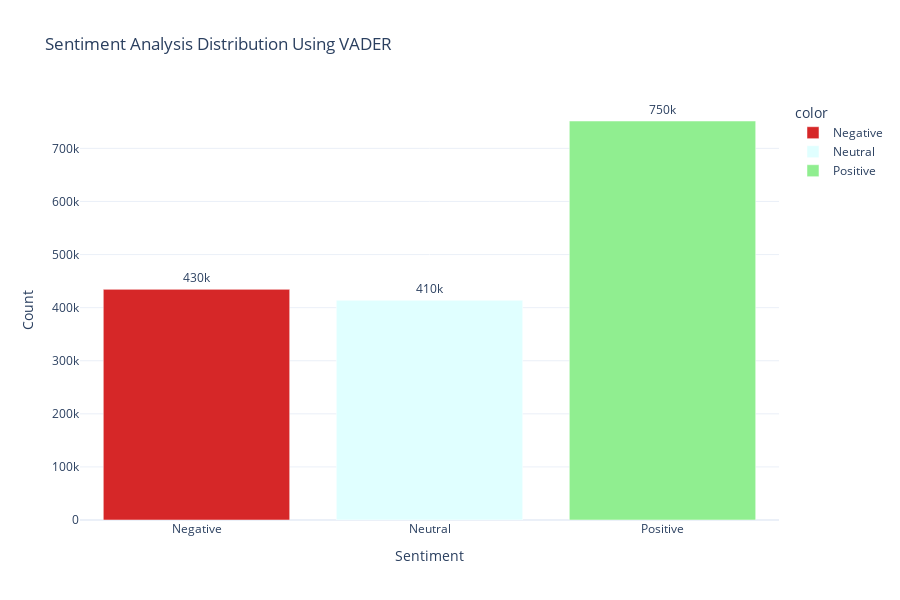

The cell this chart's notebook holds for it:
### Markdown cell above
#### Visualization of Sentiment Analysis Distribution - VADER

### Code cell
import plotly.express as px
import pandas as pd

# Create a temporary series for binning sentiment scores for plotting
sent_df = temp_df['vader_sentiment'].copy()

# Binning the sentiment scores for plotting
sentiment_categories = pd.cut(sent_df, bins=[-1, -0.01, 0.01, 1], labels=['Negative', 'Neutral', 'Positive'])
sentiment_counts = sentiment_categories.value_counts()

# Sorting index to ensure the sentiments are plotted in logical order
sentiment_counts = sentiment_counts.reindex(['Negative', 'Neutral', 'Positive'])

# Create a bar chart using Plotly
fig = px.bar(x=sentiment_counts.index, y=sentiment_counts.values,
             labels={'x': 'Sentiment', 'y': 'Count'},
             title='Sentiment Analysis Distribution Using VADER',
             text=sentiment_counts.values,
             color=sentiment_counts.index,
             color_discrete_map={'Negative': '#D62728', 'Neutral': 'lightcyan', 'Positive': 'lightgreen'})

# Add customizations
fig.update_traces(texttemplate='%{text:.2s}', textposition='outside')
fig.update_layout(uniformtext_minsize=8, uniformtext_mode='hide',
                  template='plotly_white',  
                  width=900,  
                  height=600)  
fig.show()

# Print the number of counts for each sentiment, formatted
print("Sentiment Counts:")
for sentiment, count in sentiment_counts.items():
    print(f"{sentiment} Sentiment: {count} occurrences")

### Figure 1 — Plotly figure (JSON) as saved in the notebook; plotly's stock layout.template omitted (floating-point values rounded to 4 significant figures)
{"data": [{"alignmentgroup": "True", "hovertemplate": "color=Negative<br>Sentiment=%{x}<br>Count=%{y}<br>text=%{text}<extra></extra>", "legendgroup": "Negative", "marker": {"color": "#D62728", "pattern": {"shape": ""}}, "name": "Negative", "offsetgroup": "Negative", "orientation": "v", "showlegend": true, "text": [434441], "textposition": "outside", "texttemplate": "%{text:.2s}", "type": "bar", "x": ["Negative"], "xaxis": "x", "y": [434441], "yaxis": "y"}, {"alignmentgroup": "True", "hovertemplate": "color=Neutral<br>Sentiment=%{x}<br>Count=%{y}<br>text=%{text}<extra></extra>", "legendgroup": "Neutral", "marker": {"color": "lightcyan", "pattern": {"shape": ""}}, "name": "Neutral", "offsetgroup": "Neutral", "orientation": "v", "showlegend": true, "text": [413944], "textposition": "outside", "texttemplate": "%{text:.2s}", "type": "bar", "x": ["Neutral"], "xaxis": "x", "y": [413944], "yaxis": "y"}, {"alignmentgroup": "True", "hovertemplate": "color=Positive<br>Sentiment=%{x}<br>Count=%{y}<br>text=%{text}<extra></extra>", "legendgroup": "Positive", "marker": {"color": "lightgreen", "pattern": {"shape": ""}}, "name": "Positive", "offsetgroup": "Positive", "orientation": "v", "showlegend": true, "text": [751614], "textposition": "outside", "texttemplate": "%{text:.2s}", "type": "bar", "x": ["Positive"], "xaxis": "x", "y": [751614], "yaxis": "y"}], "layout": {"barmode": "relative", "height": 600, "legend": {"title": {"text": "color"}, "tracegroupgap": 0}, "title": {"text": "Sentiment Analysis Distribution Using VADER"}, "uniformtext": {"minsize": 8, "mode": "hide"}, "width": 900, "xaxis": {"anchor": "y", "domain": [0, 1], "title": {"text": "Sentiment"}}, "yaxis": {"anchor": "x", "domain": [0, 1], "title": {"text": "Count"}}}}
